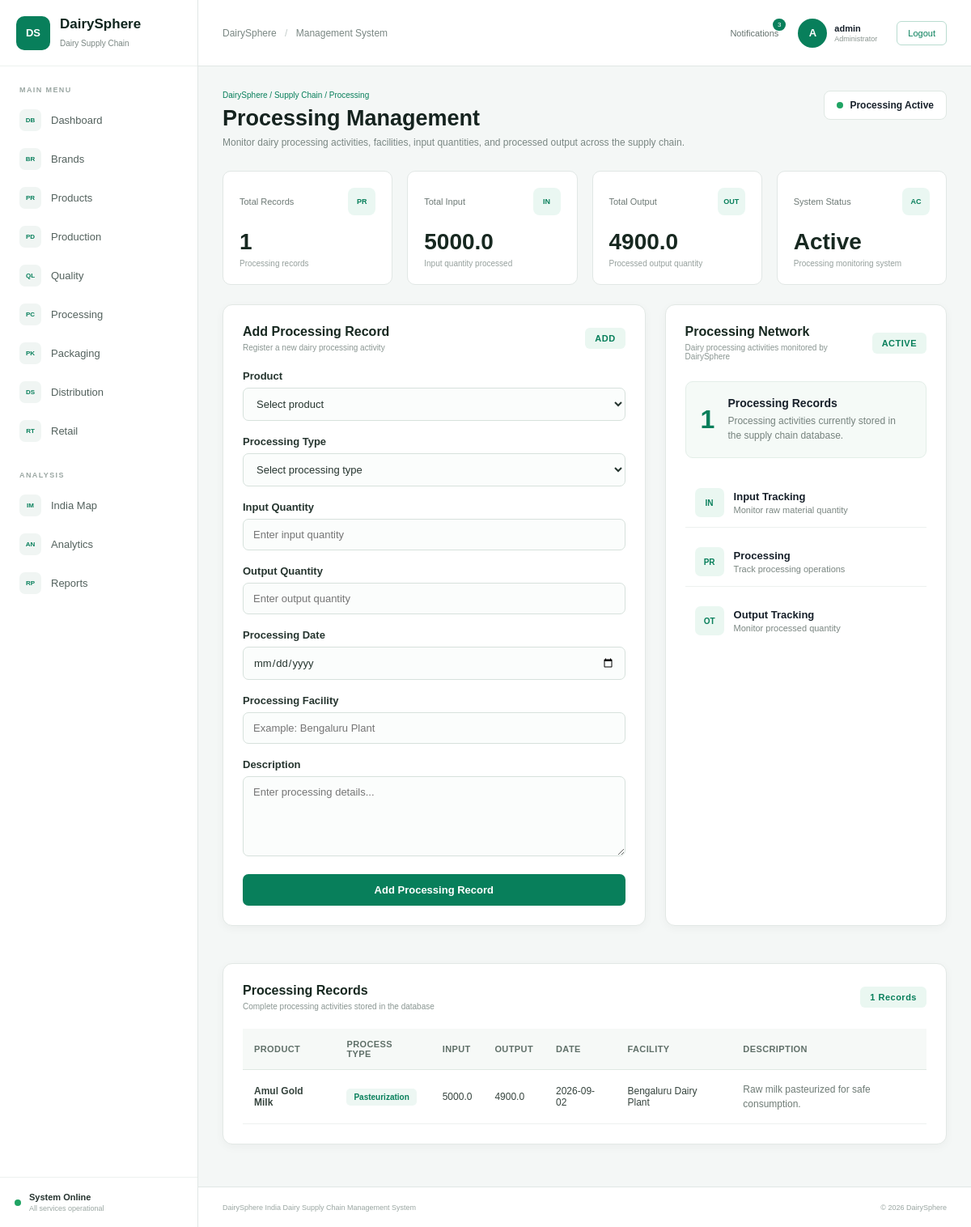
Screenshot of /processing (signed in) with the database file from the repository.
### tables this page shows
CREATE TABLE processing (

            id INTEGER PRIMARY KEY AUTOINCREMENT,

            product_name TEXT NOT NULL,

            process_type TEXT NOT NULL,

            input_quantity REAL NOT NULL,

            output_quantity REAL NOT NULL,

            processing_date TEXT NOT NULL,

            facility TEXT NOT NULL,

            description TEXT,

            created_at TIMESTAMP DEFAULT CURRENT_TIMESTAMP

        );

### app.py (the view)
@app.route("/processing")
def processing():
    if "username" not in session:
        return redirect("/login")
    connection = get_db_connection()
    processing_data = connection.execute(
        """
        SELECT *
        FROM processing
        ORDER BY id DESC
        """
    ).fetchall()
    products_data = connection.execute(
        """
        SELECT id, name
        FROM products
        ORDER BY name
        """
    ).fetchall()
    total_records = connection.execute(
        """
        SELECT COUNT(*)
        FROM processing
        """
    ).fetchone()[0]
    total_input = connection.execute(
        """
        SELECT COALESCE(SUM(input_quantity), 0)
        FROM processing
        """
    ).fetchone()[0]
    total_output = connection.execute(
        """
        SELECT COALESCE(SUM(output_quantity), 0)
        FROM processing
        """
    ).fetchone()[0]
    connection.close()
    return render_template(
        "processing.html",
        processing=processing_data,
        products=products_data,
        total_records=total_records,
        total_input=total_input,
        total_output=total_output,
        username=session["username"]
    )

### database.py (called while the page is built)
def get_db_connection():
    connection = sqlite3.connect(DATABASE)
    connection.row_factory = sqlite3.Row
    return connection

### templates/processing.html (shortened to what this page needs)
{% extends "base.html" %}
{% block content %}
<div class="page-header">
    <div>
        <p class="breadcrumb">
            DairySphere / Supply Chain / Processing
        </p>
        <h1>Processing Management</h1>
        <p class="page-description">
            Monitor dairy processing activities, facilities, input quantities,
            and processed output across the supply chain.
        </p>
    </div>
    <div class="page-status">
        <span class="status-dot"></span>
        Processing Active
    </div>
</div>
<div class="stats-grid">
    <div class="stat-card">
        <div class="stat-header">
            <span>Total Records</span>
            <div class="stat-icon">PR</div>
        </div>
        <h2>{{ total_records }}</h2>
        <p>Processing records</p>
    </div>
    <div class="stat-card">
        <div class="stat-header">
            <span>Total Input</span>
            <div class="stat-icon">IN</div>
        </div>
        <h2>{{ total_input }}</h2>
        <p>Input quantity processed</p>
    </div>
    <div class="stat-card">
        <div class="stat-header">
            <span>Total Output</span>
            <div class="stat-icon">OUT</div>
        </div>
        <h2>{{ total_output }}</h2>
        <p>Processed output quantity</p>
    </div>
    <div class="stat-card">
        <div class="stat-header">
            <span>System Status</span>
            <div class="stat-icon">AC</div>
        </div>
        <h2>Active</h2>
        <p>Processing monitoring system</p>
    </div>
</div>
<div class="brand-management-grid">
    <section class="panel brand-form-panel">
        <div class="panel-header">
            <div>
                <h2>Add Processing Record</h2>
                <p>
                    Register a new dairy processing activity
                </p>
            </div>
            <div class="panel-code">
                ADD
            </div>
        </div>
        <form
            action="{{ url_for('add_processing') }}"
            method="POST"
            class="brand-form"
        >
            <div class="form-group">
                <label for="product_name">
                    Product
                </label>
                <select
                    id="product_name"
                    name="product_name"
                    required
                >
                    <option value="">
                        Select product
                    </option>
                </select>
            </div>
            <div class="form-group">
                <label for="process_type">
                    Processing Type
                </label>
                <select
                    id="process_type"
                    name="process_type"
                    required
                >
                    <option value="">
                        Select processing type
                    </option>
                </select>
            </div>
            <div class="form-group">
                <label for="input_quantity">
                    Input Quantity
                </label>
                <input
                    type="number"
                    id="input_quantity"
                    name="input_quantity"
                    step="0.01"
                    min="0"
                    placeholder="Enter input quantity"
                    required
                >
            </div>
            <div class="form-group">
                <label for="output_quantity">
                    Output Quantity
                </label>
                <input
                    type="number"
                    id="output_quantity"
                    name="output_quantity"
                    step="0.01"
                    min="0"
                    placeholder="Enter output quantity"
                    required
                >
            </div>
            <div class="form-group">
                <label for="processing_date">
                    Processing Date
                </label>
                <input
                    type="date"
                    id="processing_date"
                    name="processing_date"
                    required
                >
            </div>
            <div class="form-group">
                <label for="facility">
                    Processing Facility
                </label>
                <input
                    type="text"
                    id="facility"
                    name="facility"
                    placeholder="Example: Bengaluru Plant"
                    required
                >
            </div>
            <div class="form-group">
                <label for="description">
                    Description
                </label>
                <textarea
                    id="description"
                    name="description"
                    rows="5"
                    placeholder="Enter processing details..."
                ></textarea>
            </div>
            <button
                type="submit"
                class="primary-button"
            >
                Add Processing Record
            </button>
        </form>
    </section>
    <section class="panel brand-info-panel">
        <div class="panel-header">
            <div>
                <h2>Processing Network</h2>
                <p>
                    Dairy processing activities monitored by DairySphere
                </p>
            </div>
            <div class="network-badge">
                ACTIVE
            </div>
        </div>
        <div class="network-summary">
            <div class="summary-number">
                {{ total_records }}
            </div>
            <div>
                <strong>Processing Records</strong>
                <p>
                    Processing activities currently
                    stored in the supply chain database.
                </p>
            </div>
        </div>
        <div class="network-features">
            <div class="feature-row">
                <div class="feature-icon">
                    IN
                </div>
                <div>
                    <strong>Input Tracking</strong>
                    <span>
                        Monitor raw material quantity
                    </span>
                </div>
            </div>
            <div class="feature-row">
                <div class="feature-icon">
                    PR
                </div>
                <div>
                    <strong>Processing</strong>
                    <span>
                        Track processing operations
                    </span>
                </div>
            </div>
            <div class="feature-row">
                <div class="feature-icon">
                    OT
                </div>
                <div>
                    <strong>Output Tracking</strong>
                    <span>
                        Monitor processed quantity
                    </span>
                </div>
            </div>
        </div>
    </section>
</div>
<section class="panel registered-brands-panel">
    <div class="panel-header">
        <div>
            <h2>Processing Records</h2>
            <p>
                Complete processing activities stored in the database
            </p>
        </div>
        <div class="record-count">
            {{ processing|length }} Records
        </div>
    </div>
    {% if processing %}
    <div class="brand-table-wrapper">
        <table class="brand-table">
            <thead>
                <tr>
                    <th>Product</th>
                    <th>Process Type</th>
                    <th>Input</th>
                    <th>Output</th>
                    <th>Date</th>
                    <th>Facility</th>
                    <th>Description</th>
                </tr>
            </thead>
            <tbody>
                {% for item in processing %}
                <tr>
                    <td>
                        <strong>
                            {{ item['product_name'] }}
                        </strong>
                    </td>
                    <td>
                        <span class="company-badge">
                            {{ item['process_type'] }}
                        </span>
                    </td>
                    <td>
                        {{ item['input_quantity'] }}
                    </td>
                    <td>
                        {{ item['output_quantity'] }}
                    </td>
                    <td>
                        {{ item['processing_date'] }}
                    </td>
                    <td>
                        {{ item['facility'] }}
                    </td>
                    <td class="description-cell">
                        {% if item['description'] %}
                            {{ item['description'] }}
                        {% else %}
                            No description
                        {% endif %}
                    </td>
                </tr>
                {% endfor %}
            </tbody>
        </table>
    </div>
    {% endif %}
</section>
{% endblock %}

### rows the page displays
processing: product_name "Amul Gold Milk", process_type "Pasteurization", input_quantity "5000.0", output_quantity "4900.0", processing_date "2026-09-02", facility "Bengaluru Dairy Plant", description "Raw milk pasteurized for safe consumption."

### other values shown
{{ username[0]|upper }} "A"
{{ username }} "admin"
{{ total_records }} "1"
{{ total_input }} "5000.0"
{{ total_output }} "4900.0"
{{ processing|length }} "1"
